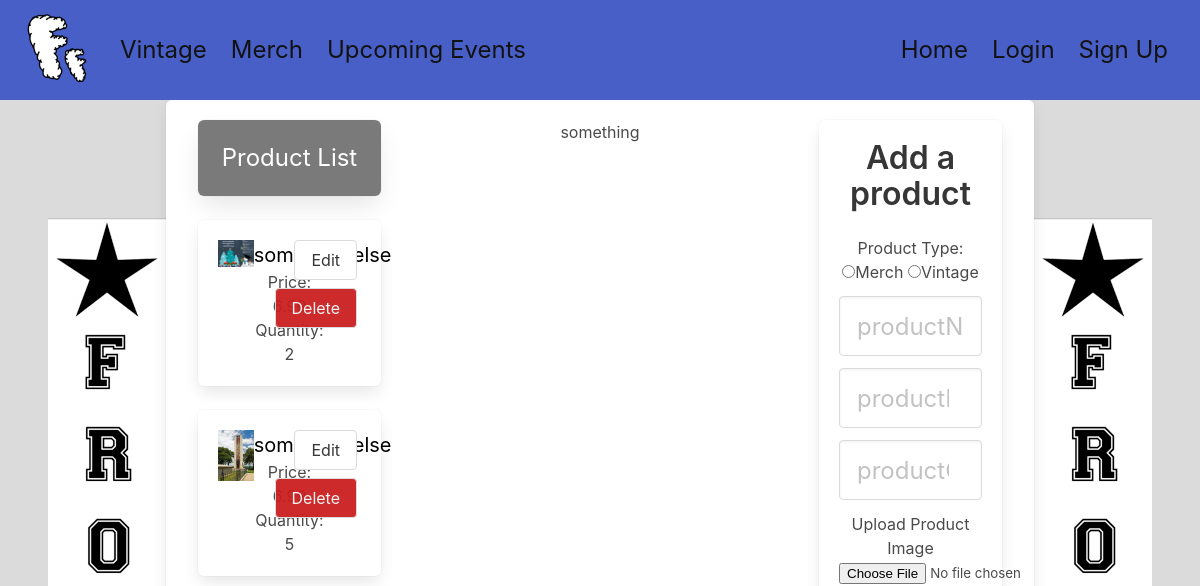
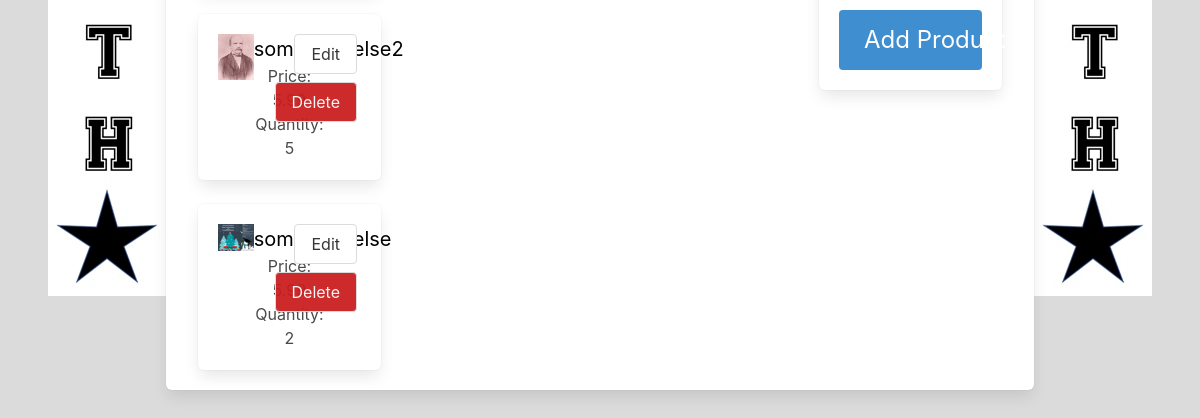
Page /dashboard on the earlier database version (2 pictures, top to bottom).
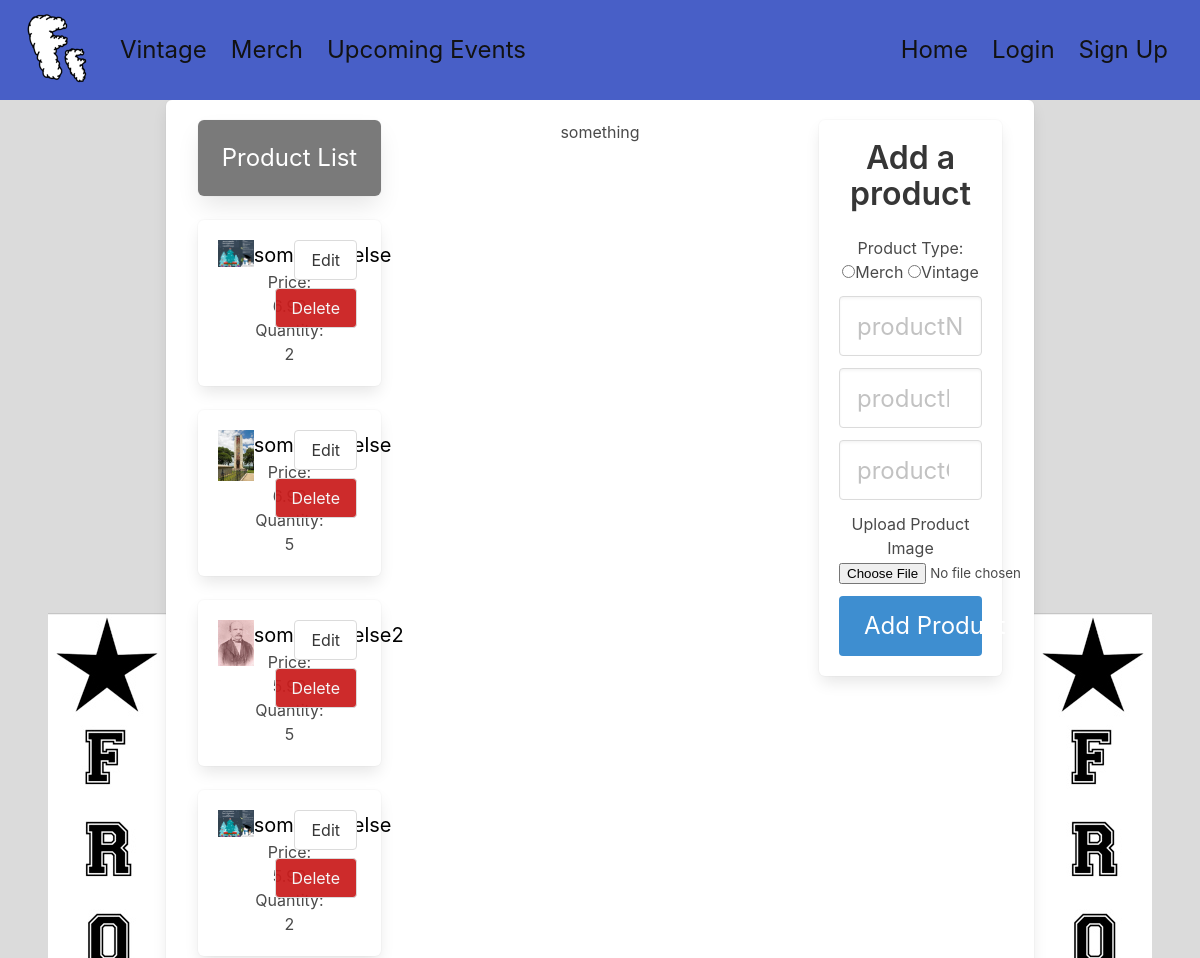
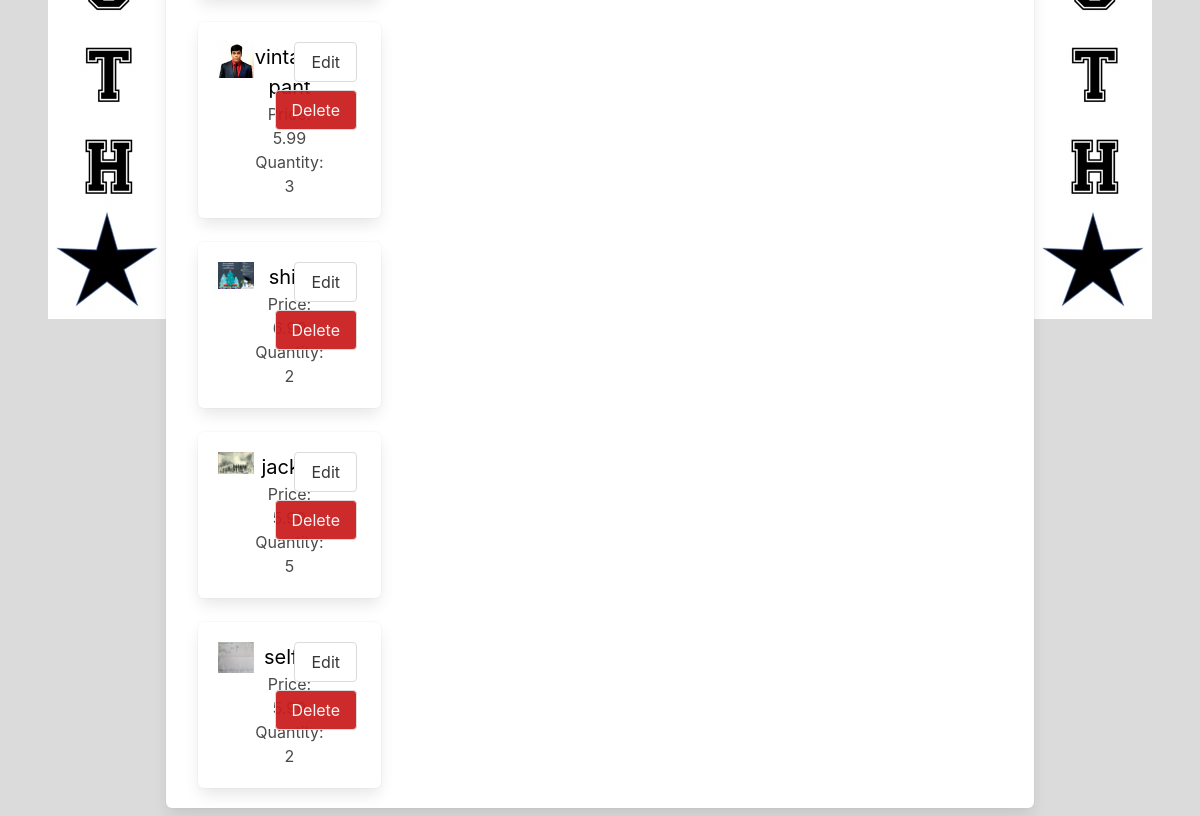
Same page on the later database version (2 pictures, top to bottom).
### project/models.py (models this page shows)
class Product(db.Model):
    id = db.Column(db.Integer, primary_key=True)
    productType = db.Column(db.String(100))
    productName = db.Column(db.String(100))
    productPrice = db.Column(db.Float)
    productQuantity = db.Column(db.Integer)

### project/dashboard.py (the view)
@dashboard.route('/dashboard')
def main():
    return render_template('dashboard.html', productList = getProductList())

### project/dashboard.py (called while the page is built)
def getProductList():
    productList = db.session.query(Product).all()
    return productList

### project/templates/dashboard.html (shortened to what this page needs)
{% extends "base.html" %}
{% block content %}
<div class="columns is-4 is-offset-4">
    <div class="column list is-one-quarter">
        <div class="box has-background-grey has-text-white is-size-4">
            Product List
        </div>
        {% for x in productList %}
            <div class="columns is-gapless box">
                <div class="column is-one-quarter">
                    <img src="/product/Thumbnail_Image_{{x.id}}.png" alt="Product Image">
                </div>
                <div class="column is-half">
                    <div class="is-size-5" style="color:hsl(0, 0%, 0%); ">{{x.productName}}</div>
                    <div class="">
                        Price: {{x.productPrice}}
                        <br> Quantity: {{x.productQuantity}}
                    </div>
                </div>
                <div class="column is-one-quarter">
                  <div class="buttons is-right">
                    <button class="button">
                        Edit
                    </button>
                    <form method="POST" action="/deleteProduct/{{x.id}}">
                        <button class="button has-text-white-ter" style="background-color:hsla(0, 76%, 45%, 0.932);" s>
                            Delete
                        </button>
                    </form>
                  </div>
                </div>
              </div>
        {% endfor %}
    </div>
    <div class="column is-half" >
        something
    </div>
    <div class="column is-one-quarter" >
        <div class="box">
            <h3 class="title">Add a product</h3>
            <form enctype="multipart/form-data" method="POST" action="/addProduct">
                <div class="field">
                    <div class="control">
                        Product Type:<br>
                        <input type="radio" name="productType" value = Merch autofocus="">Merch
                        <input type="radio" name="productType" value = Vintage autofocus="">Vintage
                    </div>
                </div>
                <div class="field">
                    <div class="control">
                        <input class="input is-large" type="productName" name="productName" placeholder="productName" autofocus="">
                    </div>
                </div>
                <div class="field">
                    <div class="control">
                        <input class="input is-large" type="number" step="0.01" name="productPrice" placeholder="productPrice">
                    </div>
                </div>
                <div class="field">
                    <div class="control">
                        <input class="input is-large" type="number" name="productQuantity" placeholder="productQuantity">
                    </div>
                </div>
                <div class="field">
                    <div class="control">
                        Upload Product Image
                        <input id="fileupload" name="myFile" type="file" >
                    </div>
                </div>
                <button class="button is-block is-info is-large is-fullwidth">Add Product</button>
            </form>
        </div>
    </div>
</div>
{% endblock %}

### project/templates/base.html (shortened to what this page needs)
<!DOCTYPE html>
<html class="has-navbar-fixed-top">
<head>
    <link rel="stylesheet" href="https://cdnjs.cloudflare.com/ajax/libs/bulma/0.7.2/css/bulma.min.css" />
</head>
<body>
    <section class="hero has-background-grey-lighter is-fullheight">
        <div class="hero-head">
            <nav class="navbar is-fixed-top has-background-link">
                <div class="container is-fluid">
                    <div class="navbar-brand">
                        <a href="{{ url_for('main.index') }}" class="navbar-brand">
                            <img src="/image/NavBarLogo.png" alt="Frothing Logo">
                        </a>
                    </div>
                    <div id="navbarMenuHeroA" class="navbar-menu">
                        <div class="navbar-start">
                            <a href="{{ url_for('main.index') }}" class="navbar-item has-text-black-bis is-size-4">
                                Vintage
                            </a>
                            <a href="{{ url_for('main.index') }}" class="navbar-item has-text-black-bis is-size-4">
                                Merch
                            </a>
                            <a href="{{ url_for('main.index') }}" class="navbar-item has-text-black-bis is-size-4">
                                Upcoming Events
                            </a>
                        </div>
                        <div class="navbar-end">
                            <a href="{{ url_for('main.index') }}" class="navbar-item has-text-black-bis is-size-4">
                                Home
                            </a>
                            {% if not current_user.is_authenticated %}
                            <a href="{{ url_for('auth.login') }}" class="navbar-item has-text-black-bis is-size-4">
                                Login
                            </a>
                            <a href="{{ url_for('auth.signup') }}" class="navbar-item has-text-black-bis is-size-4">
                                Sign Up
                            </a>
                            {% endif %}
                        </div>
                    </div>
                </div>
            </nav>
        </div>
        <div class="hero-body">
            <img src="/image/VerticalSideLogo.png" alt="Frothing Logo">
            <div class="container is-fluid has-text-centered box">
               {% block content %}
               {% endblock %}
            </div>
            <img src="/image/VerticalSideLogo.png" alt="Frothing Logo">
        </div>
    </section>
</body>
</html>

Differences in the rows shown:
added Product: shows a picture, productName "vintage pant", productPrice "5.99", productQuantity "3"
added Product: shows a picture, productName "shirt", productQuantity "2"
added Product: shows a picture, productName "jacket", productQuantity "5"
added Product: shows a picture, productName "selfie", productQuantity "2"
